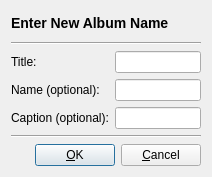
<ui version="4.0" >
 <class>GalleryAlbumWidget</class>
 <widget class="QWidget" name="GalleryAlbumWidget" >
  <property name="geometry" >
   <rect>
    <x>0</x>
    <y>0</y>
    <width>212</width>
    <height>177</height>
   </rect>
  </property>
  <layout class="QVBoxLayout" name="verticalLayout" >
   <item>
    <widget class="QLabel" name="header" >
     <property name="text" >
      <string>&lt;h3>Enter New Album Name&lt;/h3></string>
     </property>
     <property name="wordWrap" >
      <bool>false</bool>
     </property>
    </widget>
   </item>
   <item>
    <widget class="Line" name="hline1" >
     <property name="frameShape" >
      <enum>QFrame::HLine</enum>
     </property>
     <property name="frameShadow" >
      <enum>QFrame::Sunken</enum>
     </property>
    </widget>
   </item>
   <item>
    <layout class="QGridLayout" >
     <item row="0" column="0" >
      <widget class="QLabel" name="titleLabel" >
       <property name="text" >
        <string>Title:</string>
       </property>
       <property name="wordWrap" >
        <bool>false</bool>
       </property>
      </widget>
     </item>
     <item row="1" column="0" >
      <widget class="QLabel" name="nameLabel" >
       <property name="text" >
        <string>Name (optional):</string>
       </property>
       <property name="wordWrap" >
        <bool>false</bool>
       </property>
      </widget>
     </item>
     <item row="2" column="0" >
      <widget class="QLabel" name="captionLabel" >
       <property name="text" >
        <string>Caption (optional):</string>
       </property>
       <property name="wordWrap" >
        <bool>false</bool>
       </property>
      </widget>
     </item>
     <item row="0" column="1" >
      <widget class="KLineEdit" name="titleEdit" />
     </item>
     <item row="1" column="1" >
      <widget class="KLineEdit" name="nameEdit" />
     </item>
     <item row="2" column="1" >
      <widget class="KLineEdit" name="captionEdit" />
     </item>
    </layout>
   </item>
   <item>
    <widget class="Line" name="hline2" >
     <property name="frameShape" >
      <enum>QFrame::HLine</enum>
     </property>
     <property name="frameShadow" >
      <enum>QFrame::Sunken</enum>
     </property>
    </widget>
   </item>
   <item>
    <layout class="QHBoxLayout" name="_2" >
     <property name="spacing" >
      <number>6</number>
     </property>
     <property name="margin" >
      <number>0</number>
     </property>
     <item>
      <spacer name="Horizontal Spacing2" >
       <property name="orientation" >
        <enum>Qt::Horizontal</enum>
       </property>
       <property name="sizeType" >
        <enum>QSizePolicy::Expanding</enum>
       </property>
       <property name="sizeHint" stdset="0" >
        <size>
         <width>20</width>
         <height>20</height>
        </size>
       </property>
      </spacer>
     </item>
     <item>
      <widget class="QPushButton" name="buttonOk" >
       <property name="text" >
        <string>&amp;OK</string>
       </property>
       <property name="shortcut" >
        <string/>
       </property>
       <property name="autoDefault" >
        <bool>true</bool>
       </property>
       <property name="default" >
        <bool>true</bool>
       </property>
      </widget>
     </item>
     <item>
      <widget class="QPushButton" name="buttonCancel" >
       <property name="text" >
        <string>&amp;Cancel</string>
       </property>
       <property name="shortcut" >
        <string/>
       </property>
       <property name="autoDefault" >
        <bool>true</bool>
       </property>
      </widget>
     </item>
    </layout>
   </item>
  </layout>
 </widget>
 <customwidgets>
  <customwidget>
   <class>KLineEdit</class>
   <extends>QLineEdit</extends>
   <header>klineedit.h</header>
  </customwidget>
 </customwidgets>
 <resources/>
 <connections/>
</ui>
